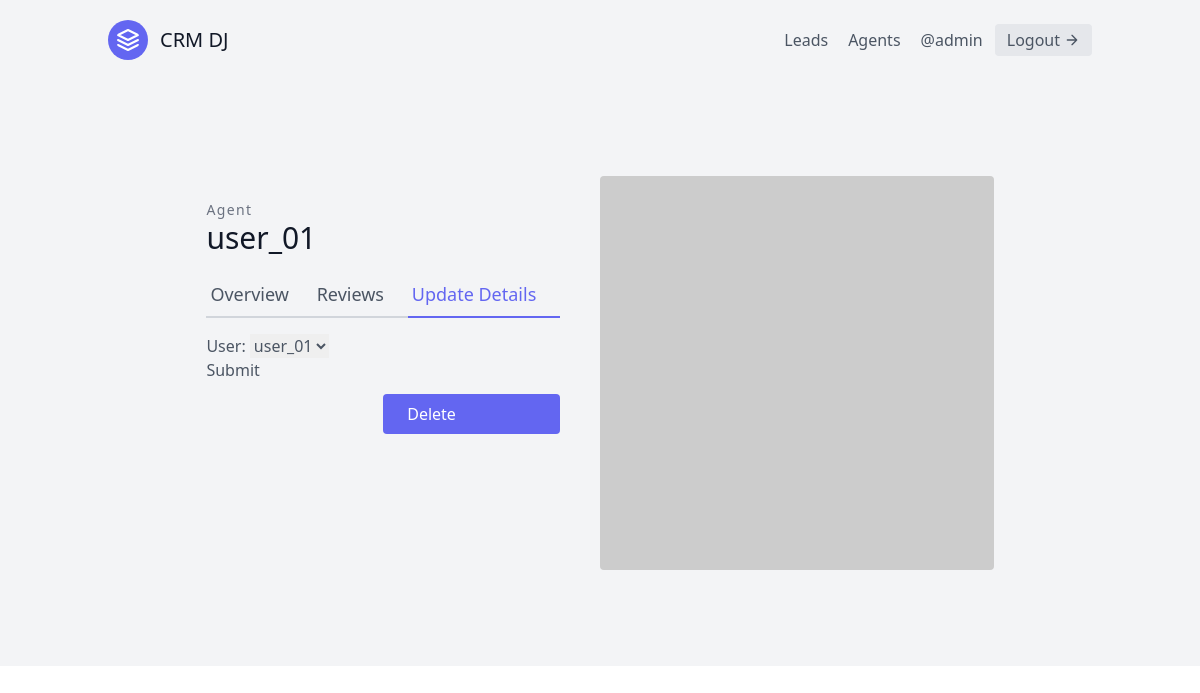
The page /agents/2/update/ (signed in) on the database its author committed.
### leads/models.py (models this page shows, shortened)
class User(AbstractUser):
    pass

class Agent(models.Model):
    user = models.ForeignKey(User, on_delete=models.CASCADE)
    organisation = models.ForeignKey(UserProfile, on_delete=models.CASCADE)

### agents/views.py (the view, shortened to what this page needs)
# urls.py: path('<int:pk>/update/', AgentUpdateView.as_view(), name="agent-update"),
class AgentUpdateView(LoginRequiredMixin, generic.UpdateView):
    template_name = "agents/agent_update.html"
    form_class = AgentModelForm
    def get_queryset(self):
        return Agent.objects.all()

### agents/forms.py
class AgentModelForm(forms.ModelForm):
    class Meta:
        model = Agent
        fields = {
            'user',
        }

### agents/templates/agents/agent_update.html (shortened to what this page needs)
{% extends 'base.html' %}
{% block content %}
    <section class="text-gray-600 body-font overflow-hidden">
        <div class="container px-5 py-24 mx-auto">
            <div class="lg:w-4/5 mx-auto flex flex-wrap">
                <div class="lg:w-1/2 w-full lg:pr-10 lg:py-6 mb-6 lg:mb-0">
                    <h2 class="text-sm title-font text-gray-500 tracking-widest">Agent</h2>
                    <h1 class="text-gray-900 text-3xl title-font font-medium mb-4">
                        {{agent.user.username}}
                    </h1>
                    <div class="flex mb-4">
                        <a href="{% url 'agents:agent-detail' agent.pk %}" class="flex-grow border-b-2 border-gray-300 py-2 text-lg px-1">
                            Overview
                        </a>
                        <a class="flex-grow border-b-2 border-gray-300 py-2 text-lg px-1">
                            Reviews
                        </a>
                        <a href="{% url 'agents:agent-update' agent.pk %}" class="flex-grow text-indigo-500 border-b-2 border-indigo-500 py-2 text-lg px-1">
                            Update Details
                        </a>
                    </div>
                    <form method="POST">
                        {{form.as_p}}
                        <button type="submit">Submit</button>
                    </form>
                    <a href="{% url 'agents:agent-delete' agent.pk %}" class="w-1/2 mt-3 flex ml-auto text-white bg-indigo-500 border-0 py-2 px-6 focus:outline-none hover:bg-indigo-600 rounded">
                        Delete
                    </a>
                </div>
                <img alt="ecommerce" class="lg:w-1/2 w-full lg:h-auto h-64 object-cover object-center rounded"
                    src="https://dummyimage.com/400x400">
            </div>
        </div>
    </section>
{% endblock content %}

### templates/navbar.html (shortened to what this page needs)
<header class="text-gray-600 body-font">
    <div class="container mx-auto flex flex-wrap p-5 flex-col md:flex-row items-center">
        <a href="{% url 'landing-page' %}" class="flex title-font font-medium items-center text-gray-900 mb-4 md:mb-0">
            <svg xmlns="http://www.w3.org/2000/svg" fill="none" stroke="currentColor" stroke-linecap="round"
                stroke-linejoin="round" stroke-width="2" class="w-10 h-10 text-white p-2 bg-indigo-500 rounded-full"
                viewBox="0 0 24 24">
                <path d="M12 2L2 7l10 5 10-5-10-5zM2 17l10 5 10-5M2 12l10 5 10-5"></path>
            </svg>
            <span class="ml-3 text-xl">CRM DJ</span>
        </a>
        <nav class="md:ml-auto flex flex-wrap items-center text-base justify-center">
            <a href="{% url 'leads:lead-list' %}" class="mr-5 hover:text-gray-900">Leads</a>
            <a href="{% url 'agents:agent-list' %}" class="mr-5 hover:text-gray-900">Agents</a>
        </nav>
        {% if request.user.is_authenticated %}
            @{{request.user.username}}
            <a href="{% url 'logout' %}"
                class="ml-3 inline-flex items-center bg-gray-200 border-0 py-1 px-3 focus:outline-none hover:bg-gray-200 rounded text-base mt-4 md:mt-0">
                Logout
                <svg fill="none" stroke="currentColor" stroke-linecap="round" stroke-linejoin="round" stroke-width="2"
                    class="w-4 h-4 ml-1" viewBox="0 0 24 24">
                    <path d="M5 12h14M12 5l7 7-7 7"></path>
                </svg>
            </a>
        {% endif %}
    </div>
</header>

### rows shown on the page
User: user.username "admin"
Agent: user.username "user_01", user "user_01"
